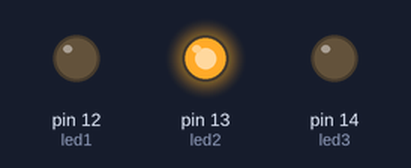
A sketch run on a simulated Arduino Uno, built with avr-gcc and run on an emulated ATmega328P. Shown: output pins drawn as LEDs (lit = HIGH). Random numbers use the default seed unless the sketch sets one.

Above: at 0.1 s.
At 1.6 s:
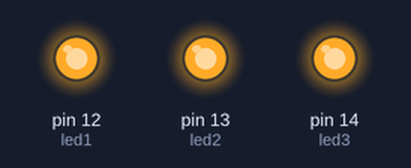
At 13.6 s:
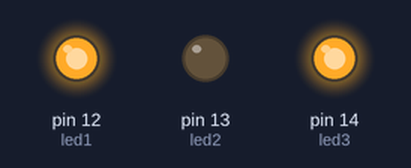
At 23.1 s:
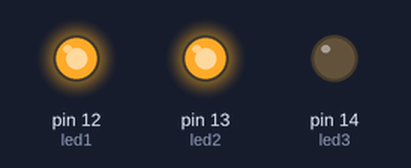
At 27.1 s:
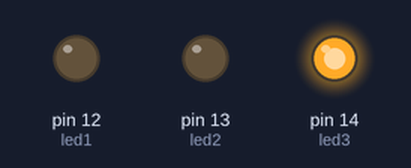
At 37.6 s:
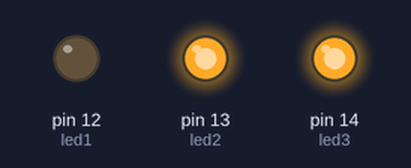
Timing chart, 0 to 40.0 s (numbered marks = the images above):
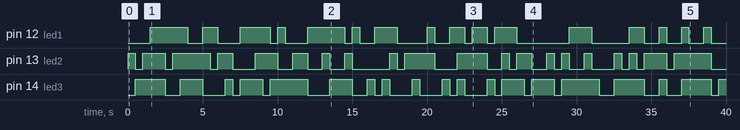

Measured:
- by itself, pin 12 (led1): LOW → HIGH at 1.5 s, → LOW 2.5 s later, → HIGH 1.0 s later, → LOW 1.0 s later, … (32 changes in this stretch)
- by itself, pin 13 (led2): LOW → HIGH at 0.00 s, → LOW 0.50 s later, → HIGH 0.50 s later, → LOW 1.5 s later, … (40 changes in this stretch)
- by itself, pin 14 (led3): LOW → HIGH at 0.50 s, → LOW 2.0 s later, → HIGH 1.0 s later, → LOW 1.5 s later, … (37 changes in this stretch)

The sketch:

rgb.ino
```cpp
int led1 = 12;

int led2 = 13;

int led3 = 14;

void setup()

{

  pinMode(led1,OUTPUT);

  pinMode(led2,OUTPUT);

  pinMode(led3,OUTPUT);

}

void setColor(int red,int green,int blue)

{

  analogWrite(led1,255-red);

  analogWrite(led2,255-green);

  analogWrite(led3,255-blue);

}

void loop()

{

  setColor(random(255),random(255),random(255));
  delay(500);

}
```
